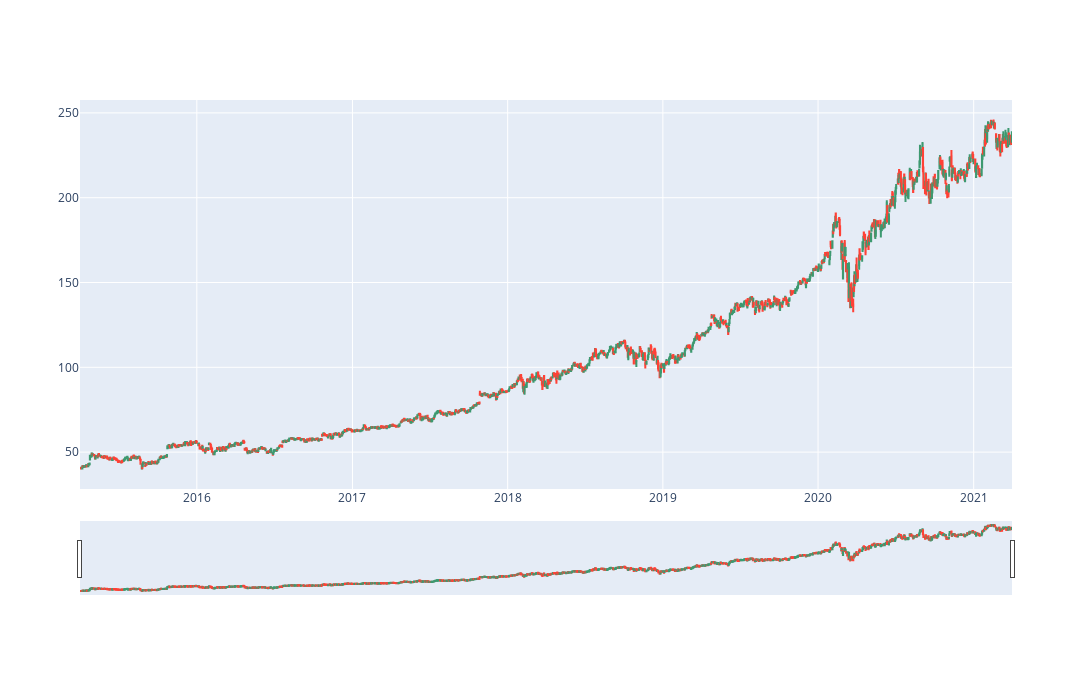

Notebook source saved alongside this figure:
### Code cell
# Plot the trading data
trade_fig = go.Figure(data = [go.Candlestick(x = msft_df['Date'], open = msft_df['Open'], high = msft_df['High'], low = msft_df['Low'], close = msft_df['Close'])])
trade_fig.update_layout(
    width = 1200,
    height = 675
)
trade_fig.show()

### Figure 1 — Plotly figure (JSON) as saved in the notebook; plotly's stock layout.template omitted (floating-point values rounded to 4 significant figures; data arrays with more than 128 entries replaced by an {"elided": "..."} marker saying what was removed)
{"data": [{"close": {"elided": "1511 float values"}, "high": {"elided": "1511 float values"}, "low": {"elided": "1511 float values"}, "open": {"elided": "1511 float values"}, "type": "candlestick", "x": {"elided": "1511 str values"}}], "layout": {"height": 675, "width": 1200}}
